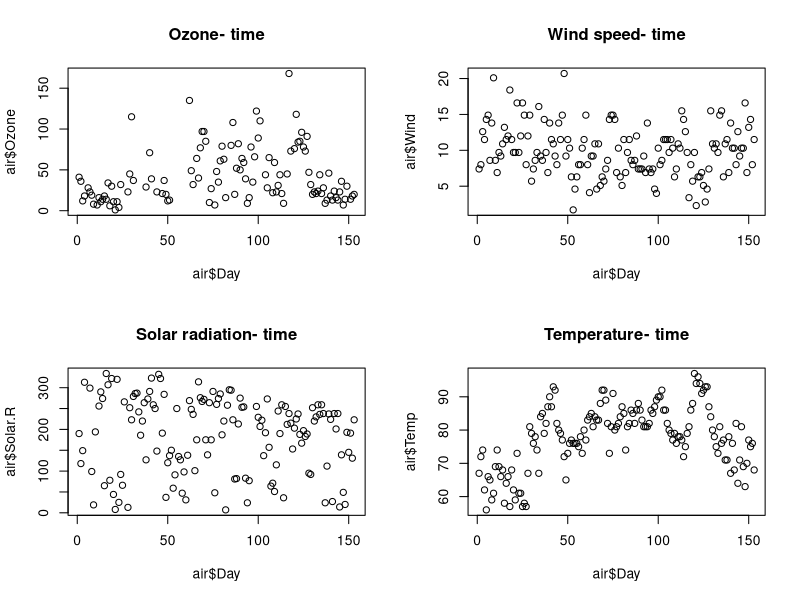
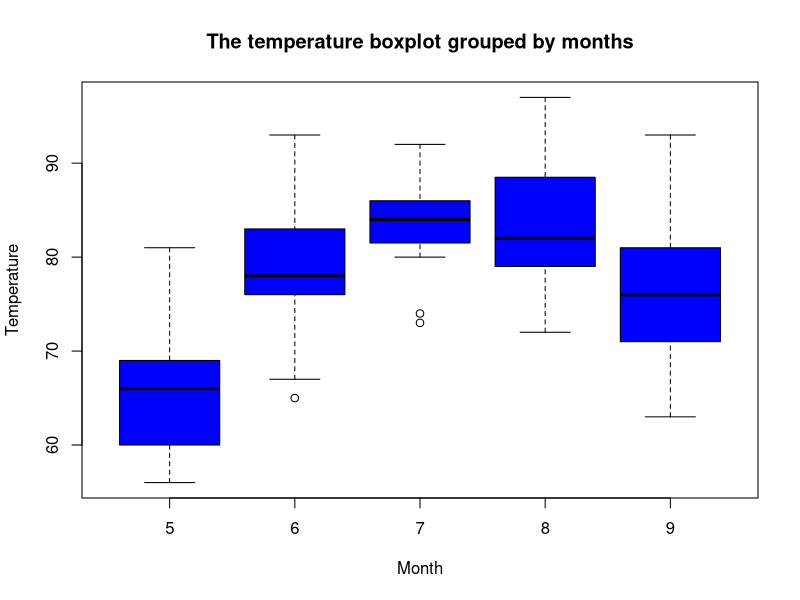
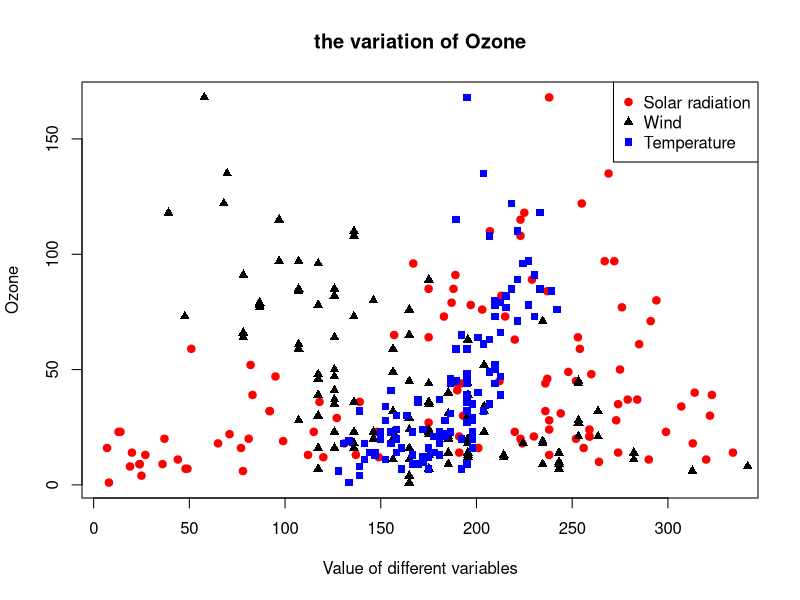

Recreate these plots in R, in order.
## ---- chunk 1
air=airquality
air$Day = 1:153
m = matrix(c(1,2,3,4),nrow = 2,byrow = F)
layout(m)
plot(air$Ozone~air$Day, main='Ozone- time')
plot(air$Solar.R~air$Day,main='Solar radiation- time')
plot(air$Wind~air$Day, main='Wind speed- time')
plot(air$Temp~air$Day,main='Temperature- time')
layout(matrix(data=1, nrow=1, ncol=1))
## ---- chunk 2
boxplot(air$Temp~factor(air$Month),main='The temperature boxplot grouped by months',ylab='Temperature',xlab='Month',col='blue')
## ---- chunk 3
plot(air$Solar.R,air$Ozone,col='red',pch=19,xlab = 'Value of different variables',ylab = 'Ozone',main = 'the variation of Ozone')
points(17*air$Wind,air$Ozone,col='black',pch=17)
points(air$Temp^1.2,air$Ozone,col="blue",pch=15)
legend(x='topright', legend=c('Solar radiation','Wind','Temperature'),pch=c(19,17,15),col=c('red','black','blue'))
## ---- chunk 4

## ---- chunk 5

## ---- chunk 6

## ---- chunk 7

## ---- chunk 8

## ---- chunk 9

